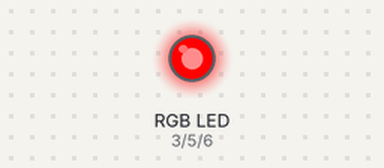
This sketch was run on a simulated Arduino Uno, built with avr-gcc and run on an emulated ATmega328P. On the bench: an RGB LED mixed from three pins (HIGH = lit).

Above: at 0.5 s.
At 1.5 s:
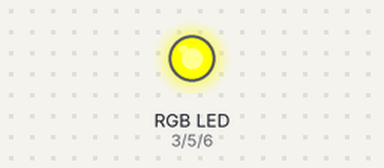
At 2.5 s:
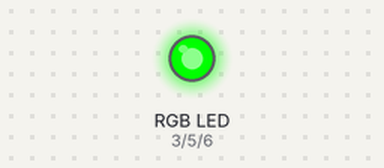
At 3.5 s:
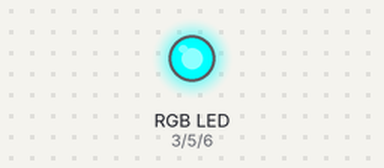
At 4.5 s:
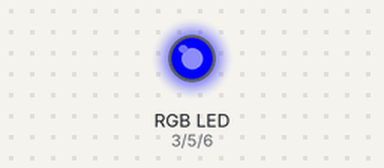
At 5.5 s:
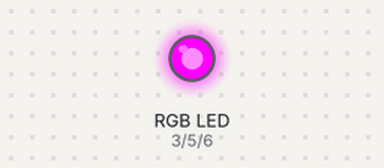
Timing chart, 0 to 7.8 s (numbered marks = the images above):
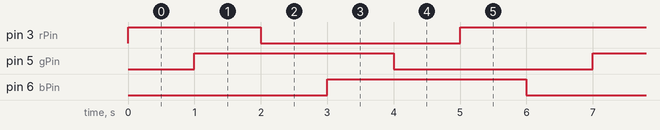

The sketch:

rgb_led.ino
```cpp
int rPin = 3;   //D3接R管脚
int gPin = 5;   //D5接G管脚
int bPin = 6;   //D6接B管脚

/**
 * 根据r,g,b的值给相应管脚输出高低电平,并睡眠1s
 */
void outputColorAndDelay(int r, int g, int b){
  digitalWrite(rPin, r ? HIGH : LOW); //根据r的值在D3输出高低电平
  digitalWrite(gPin, g ? HIGH : LOW); //根据g的值在D5输出高低电平
  digitalWrite(bPin, b ? HIGH : LOW); //根据b的值在D6输出高低电平
  delay(1000);                        //MCU休眠1000ms
}

void setup() {
  pinMode(rPin, OUTPUT);
  pinMode(gPin, OUTPUT);
  pinMode(bPin, OUTPUT);
}

void loop() {
  outputColorAndDelay(1, 0, 0); //输出红色
  outputColorAndDelay(1, 1, 0); //输出黄色
  outputColorAndDelay(0, 1, 0); //输出绿色
  outputColorAndDelay(0, 1, 1); //输出青色
  outputColorAndDelay(0, 0, 1); //输出蓝色
  outputColorAndDelay(1, 0, 1); //输出紫色
}
```

Measured:
- by itself, pin 3 (rPin): repeats every 6.0 s: LOW 3.0 s, HIGH 3.0 s
- by itself, pin 5 (gPin), pin 6 (bPin): alternates HIGH for 3.0 s and LOW for 3.0 s
- by itself, everything shown: repeats every 6.0 s, in 6 steps
